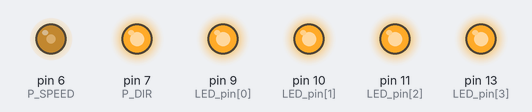
Recording of a sketch running on a simulated Arduino Uno, built with avr-gcc and run on an emulated ATmega328P. Parts: output pins drawn as LEDs (lit = HIGH).

Above: at 0.4 s.
At 5.55 s:
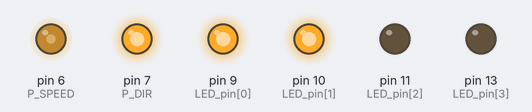
At 10.15 s:
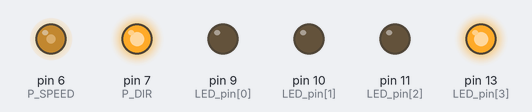
At 19.85 s:
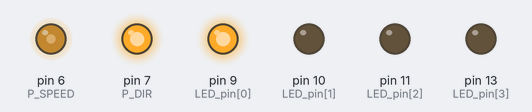
At 29.75 s:
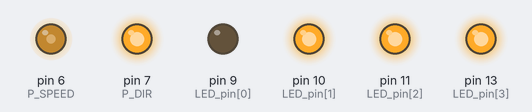
At 39.1 s:
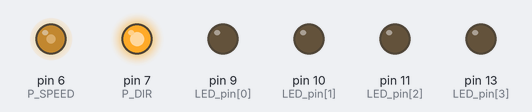
Timing chart, 0 to 40.0 s (numbered marks = the images above):
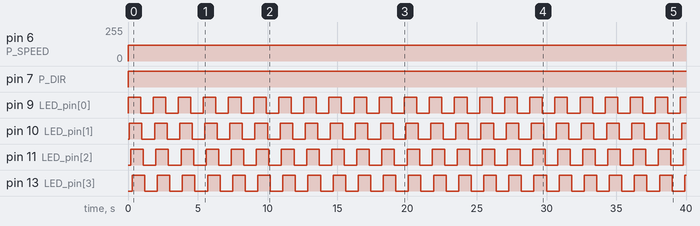

The sketch:

arduino_code.ino
```cpp
// пин управления скоростью мотора (с подержкой ШИМ)
#define P_SPEED   6
// пин выбора направления движения мотора
#define P_DIR     7
#define SPEED     100   //1..255
#define TIME_LEN  1400   //длина пробега мотора, около 800мс

byte LED_pin[4] = {9, 10, 11, 13};

void setup()
{
  // пины в режим выхода
  pinMode(P_DIR, OUTPUT);
  pinMode(P_SPEED, OUTPUT);
}

void moveDrive(int dir, int spd){
  digitalWrite(P_DIR, dir);       // задаёт направление
  analogWrite(P_SPEED, spd);    // задаёт скорость
}

void loop()
{

 byte j =0;

 moveDrive(LOW, 80);
 moveDrive(HIGH, TIME_LEN);

 for( j=0; j<4; j++){
  analogWrite(LED_pin[j], 255);
  delay(100);
 }
 delay(500);
 for( j=0; j<4; j++){
  analogWrite(LED_pin[j], 0);
  delay(100);
 }
 delay(500);
}
```

Measured:
- by itself, pin 6 (P_SPEED): 0/255 → 120/255 at 0.00 s
- by itself, pin 7 (P_DIR): LOW → HIGH at 0.00 s
- by itself, pin 9 (LED_pin[0]), pin 10 (LED_pin[1]), pin 11 (LED_pin[2]), pin 13 (LED_pin[3]): alternates HIGH for 0.90 s and LOW for 0.90 s
